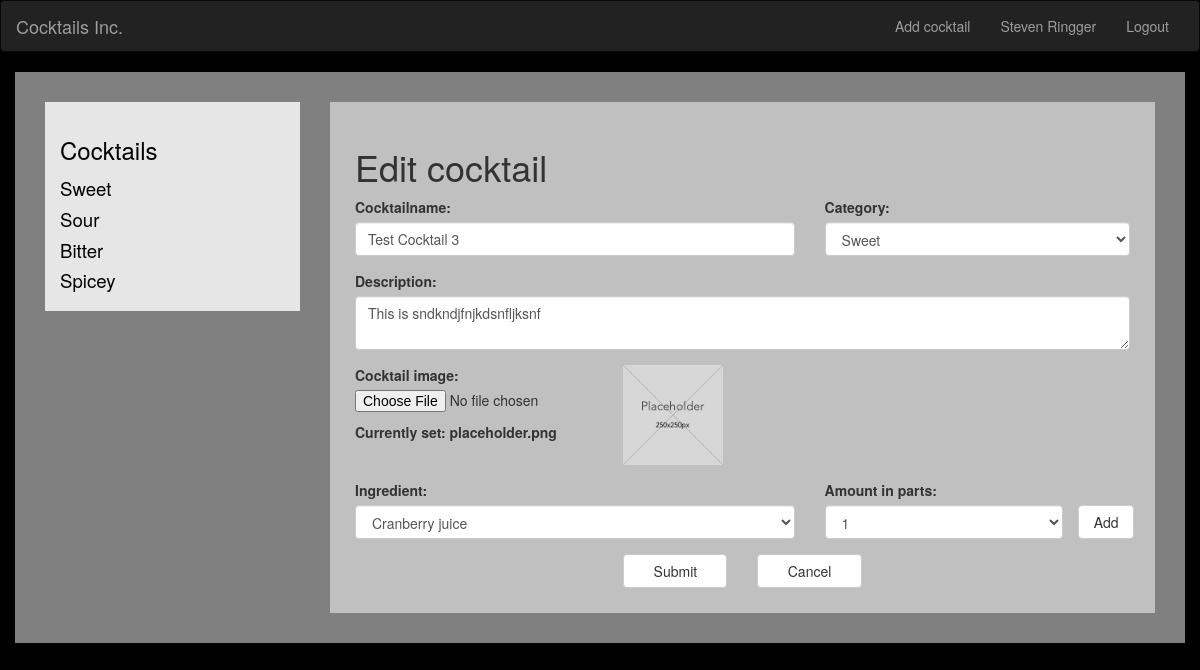
Screenshot of /?action=edit&id=2 (signed in) with the database file from the repository.
### tables this page shows
CREATE TABLE `users` (
  `idusers` int(11) NOT NULL,
  `firstname` varchar(45) NOT NULL,
  `lastname` varchar(45) NOT NULL,
  `email` varchar(45) NOT NULL,
  `fk_login_id` int(11) NOT NULL,
  `role` int(11) NOT NULL DEFAULT '2'
);

CREATE TABLE `cocktail_details` (
  `idcoccktail_details` int(11) NOT NULL,
  `c_name` varchar(100) NOT NULL,
  `c_description` mediumtext NOT NULL,
  `c_image` varchar(100) NOT NULL DEFAULT 'placeholder.png',
  `category` int(11) NOT NULL DEFAULT '1'
);

CREATE TABLE `categories` (
  `idcategories` int(11) NOT NULL,
  `category_name` varchar(45) NOT NULL
);

CREATE TABLE `ingredients` (
  `idingredients` int(11) NOT NULL,
  `ingredient` varchar(100) NOT NULL
);

CREATE TABLE `amounts` (
  `idamounts` int(11) NOT NULL,
  `amount` varchar(45) NOT NULL
);

### sites/user_management/session.php (called while the page is built, shortened)
<?php
  $con = new Connection();
  $db = $con->getConnection();
  if (isset($_SESSION['login_id'])) {
    $user_check = $_SESSION['login_id'];
    $ses_sql = mysqli_query($db,"select * from login where idlogin = '$user_check' ");
  }
?>

### sites/user_management/user_info.php (called while the page is built)
<?php
  if (!function_exists('getUserName')) {
    function getUserName($userID){
      $con = new Connection();
      $db = $con->getConnection();
      $sql = mysqli_query($db,"select * from users where fk_login_id = '$userID'");
      $row = mysqli_fetch_array($sql,MYSQLI_ASSOC);
      return $row;
    }
  }
?>

### sites/product_management/product_details.php (called while the page is built, shortened)
<?php
class ProductDetails
{
  private $db;
  public function __construct()
  {
    $this->db = new Connection();
  }
  public function getCocktail($id){
    $con = $this->db->getConnection();
      foreach(mysqli_query($con, 'SELECT * FROM cocktail_details WHERE idcoccktail_details='.$id)as $key){
        $titel = $key['c_name'];
        $description = $key['c_description'];
        $id = $key['idcoccktail_details'];
        $image = $key['c_image'];
        $cat = $key['category'];
        $ingredients = array();
        foreach (mysqli_query($con, 'Select i.ingredient, a.amount from cocktails join ingredients i on fk_ingredient_id=idingredients join amounts a on fk_amounts_id=idamounts where fk_detail_id='.$id.';') as $co) {
          $ingredients[] = array($co['ingredient'],$co['amount']);
        }
        $rating = 0;
        $count = 0;
        foreach (mysqli_query($con, 'SELECT * FROM rating where fk_cocktail='.$id.';') as $co) {
          $rating = $rating + $co['rating'];
          $count++;
        }
        if ($count != 0) {
          $rating = round($rating/$count);
        }else{
          $rating = 0;
        }
        $getcat = mysqli_fetch_assoc(mysqli_query($con, 'SELECT category_name FROM categories where idcategories='.$cat.';'));
      $category = $getcat['category_name'];
        $cocktail = new Cocktail($id, $titel, $description, $image, $ingredients, $category, $rating);
      }
      return $cocktail;
  }
  public function getAmounts(): array{
    $amounts = array();
    $con = $this->db->getConnection();
      foreach(mysqli_query($con, 'SELECT * FROM amounts')as $key){ $amounts[$key['idamounts']] = $key['amount']; }
      return $amounts;
  }
  public function getCategories(): array{
    $category = array();
    $con = $this->db->getConnection();
      foreach(mysqli_query($con, 'SELECT * FROM categories')as $key){ $category[$key['idcategories']] = $key['category_name']; }
      return $category;
  }
}
?>

### sites/product_management/cocktail.php (called while the page is built, shortened)
<?php
class Cocktail
{
    private $title;
    private $description;
    private $image;
    private $ingredients;
    private $cat;
    public function __construct($id, $title, $description, $image, $ingredients, $cat, $rating)
    {
        $this->title = $title;
        $this->description = $description;
        $this->image = $image;
        $this->ingredients = $ingredients;
        $this->cat = $cat;
    }
    public function getTitle(){return $this->title;}
    public function getdescription(){return $this->description;}
    public function getimage(){return $this->image;}
    public function getingredients(){return $this->ingredients;}
    public function getCat(){return $this->cat;}
}
?>

### sites/product_management/editCocktail.php (the view, shortened to what this page needs)
<?php
  $products = new ProductDetails();
  $ingredients = $products->getIngredients();
  $amounts = $products->getAmounts();
  $categories = $products->getCategories();
  $cocktail = $products->getCocktail($_GET['id']);
?>
<div class="add_cocktail">
<h1>Edit cocktail</h1>
<form method="post" action="/cocktail/sites/product_management/validate.php" onsubmit="return validateForm()" name="addCocktail" enctype="multipart/form-data">
  <div class="row">
    <div class="form-group col-sm-7">
      <label for="title">Cocktailname: </label>
      <input type="text" class="form-control" name="title" id="title" value="<?php echo $cocktail->getTitle(); ?>" required>
    </div>
    <div class="form-group col-sm-5">
      <label for="cat">Category: </label>
      <select class="form-control" name="cat" id="cat" required>
        <?php foreach ($categories as $cat => $value):
        if ($cat == $cocktail->getCat()) { ?>
          <option value="<?php echo $cat; ?>" selected><?php echo $value; ?></option>
        <?php }else{ ?>
          <option value="<?php echo $cat; ?>"><?php echo $value; ?></option>
        <?php }
         endforeach ?>
      </select>
    </div>
  </div>
  <div class="row">
    <div class="form-group col-sm-12">
      <label for="desc">Description:</label>
      <textarea class="form-control" name="desc" id="desc" ><?php echo $cocktail->getdescription(); ?></textarea>
    </div>
  </div>
  <div class="row">
    <div class="form-group col-sm-12">
      <div class="row">
        <div class="col-sm-4">
          <label for="img">Cocktail image:</label>
          <input type="file" name="fileToUpload" id="fileToUpload" onchange="document.getElementById('cocktail_pic').src=window.URL.createObjectURL(this.files[0])">
          <div class="currentPic">Currently set: <?php echo $cocktail->getimage(); ?></div>
        </div>
        <div class="col-sm-4">
          <div class="preview">
            <img src="/cocktail/img/<?php echo $cocktail->getimage(); ?>" id="cocktail_pic">
          </div>
        </div>
      </div>
    </div>
  </div>
  <div class="row">
    <label for="ing" class="col-sm-7">Ingredient: </label>
    <label for="am" class="col-sm-4">Amount in parts: </label>
  </div>
  <div class="row">
    <div class="form-group col-sm-12">
      <div class="container1">
      <?php
      $i = 0;
      foreach ($cocktail->getingredients() as $ingredient) { ?>
        <div class="row">
          <div class="col-sm-7">
            <select class="form-control" name="ing[]" id="ing" required>
              <?php foreach ($ingredients as $ing => $value):
                if($value == $ingredient[0]){ ?>
                  <option value="<?php echo $ing; ?>" selected><?php echo $value; ?></option>
                <?php }else{ ?>
                  <option value="<?php echo $ing; ?>"><?php echo $value; ?></option>
              <?php  }
               endforeach ?>
            </select>
          </div>
          <div class="col-sm-4">
            <select class="form-control" name="am[]" id="am" required>
              <?php foreach ($amounts as $am => $value):
                if($value == $ingredient[1]){ ?>
                <option value="<?php echo $am; ?>" selected><?php echo $value; ?></option>
              <?php }else{ ?>
                <option value="<?php echo $am; ?>"><?php echo $value; ?></option>
              <?php }
               endforeach ?>
            </select>
          </div>
          <?php
          if ($i==0) {
            echo '<button class="add_form_field col-sm-1 btn btn-default">Add</button>';
          }else{
            echo '<a href="#" class="delete_ing col-sm-1 btn btn-default">Delete</a>';
          }
          ?>
        </div>
        <?php
        $i++;
         } ?>
      </div>
    </div>
    </div>
  <div class="row">
       <div class="col-sm-4"></div>
       <div class="col-sm-2"><button type="submit" value="submit" class="btn btn-default submit">Submit</button></div>
       <div class="col-sm-2"><a href="index.php" class="btn btn-default submit">Cancel</a></div>
       <div class="col-sm-4"></div>
  </div>
</form>
</div>

### nav/main_nav.php (shortened to what this page needs)
<?php
  include $_SERVER['DOCUMENT_ROOT'].'/cocktail/sites/user_management/session.php';
  require_once $_SERVER['DOCUMENT_ROOT'].'/cocktail/sites/user_management/user_info.php';
  if (isset($_SESSION['login_id'])) {
    $user = getUserName($_SESSION['login_id']);
  }
 ?>
<nav class="navbar navbar-inverse">
  <div class="container-fluid">
    <div class="navbar-header">
      <a class="navbar-brand" href="/cocktail/index.php">Cocktails Inc.</a>
    </div>
    <div class="collapse navbar-collapse" id="myNavbar">
      <ul class="nav navbar-nav navbar-right">
        <?php
          if(!isset($_SESSION['login_id'])){
            echo '<li><a href="?action=signup"><span class="glyphicon glyphicon-user"></span> Sign Up</a></li>
            <li><a href="?action=login"><span class="glyphicon glyphicon-log-in"></span> Login</a></li>';
          }else{
            if ($user['role']==1) {
              echo '<li><a href="/cocktail/index.php?action=add">Add cocktail</a></li>';
            }
            echo '<li><a href="?action=user">'.$user['firstname'] . ' ' .$user['lastname'].'</a></li>';
            echo '<li><a href="/cocktail/sites/user_management/logout.php">Logout</a></li>';
          }
         ?>
      </ul>
    </div>
  </div>
</nav>

### css/styles.css (style rules this page uses)
body { background-color: black; }
a, a:hover { color: black; text-decoration: none; }
.add_cocktail { padding: 25px; }
.add_form_field, .delete_ing { width: 7%; }
textarea { resize: vertical; }
.preview img { width: 100px; height: 100px; object-fit: cover; overflow: hidden; }
.currentPic { margin-top: 10px; font-weight: bold; }
.submit { width: 100% }

### rows the page displays
users: firstname "Steven", lastname "Ringger"
cocktail_details: title "Test Cocktail 3", desc "This is sndkndjfnjkdsnfljksnf", c_image "placeholder.png", c_image (placeholder picture)
categories: cat "Sweet"
ingredients: ingredient "Cranberry juice", amount "1"

### other values shown
$value "Sweet"
$value "Sour"
$value "Bitter"
$value "Spicey"
